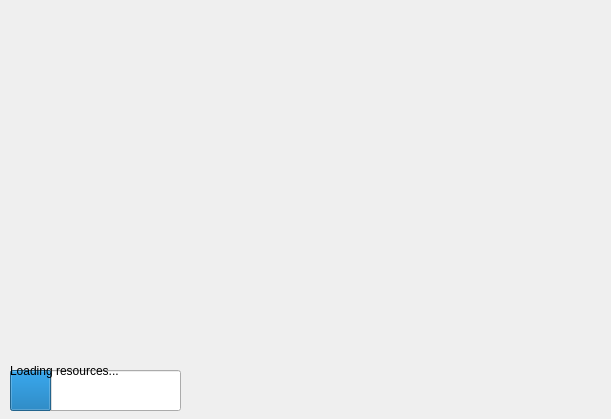
<?xml version="1.0" encoding="UTF-8"?>
<ui version="4.0">
    <class>view::SplashScreen::nativeSplash</class>
    <widget class="QWidget" name="view::SplashScreen::nativeSplash">
        <property name="geometry">
            <rect>
                <x>0</x>
                <y>0</y>
                <width>611</width>
                <height>419</height>
            </rect>
        </property>
        <property name="windowTitle">
            <string>nativeSplash</string>
        </property>
        <property name="styleSheet">
            <string notr="true"/>
        </property>
        <widget class="QLabel" name="label">
            <property name="geometry">
                <rect>
                    <x>0</x>
                    <y>-60</y>
                    <width>221</width>
                    <height>221</height>
                </rect>
            </property>
            <property name="sizePolicy">
                <sizepolicy hsizetype="Preferred" vsizetype="Preferred">
                    <horstretch>1</horstretch>
                    <verstretch>1</verstretch>
                </sizepolicy>
            </property>
            <property name="text">
                <string/>
            </property>
            <property name="pixmap">
                <pixmap resource="../../assets/Logo/LogoResource.qrc">:/Logo1.png</pixmap>
            </property>
            <property name="scaledContents">
                <bool>true</bool>
            </property>
        </widget>
        <widget class="QLabel" name="label_2">
            <property name="geometry">
                <rect>
                    <x>200</x>
                    <y>0</y>
                    <width>551</width>
                    <height>431</height>
                </rect>
            </property>
            <property name="styleSheet">
                <string notr="true">QLabel {
                                border-radius: 20px;
                                background-clip: content-box;
                                }
                            </string>
            </property>
            <property name="text">
                <string/>
            </property>
            <property name="pixmap">
                <pixmap resource="../../assets/LandScapes/LandScape.qrc">:/landscape/BB1msMpB.jpg</pixmap>
            </property>
        </widget>
        <widget class="QProgressBar" name="progressBar">
            <property name="geometry">
                <rect>
                    <x>10</x>
                    <y>370</y>
                    <width>171</width>
                    <height>41</height>
                </rect>
            </property>
            <property name="styleSheet">
                <string notr="true"/>
            </property>
            <property name="value">
                <number>24</number>
            </property>
            <property name="textVisible">
                <bool>false</bool>
            </property>
        </widget>
        <widget class="QLabel" name="label_3">
            <property name="geometry">
                <rect>
                    <x>10</x>
                    <y>360</y>
                    <width>151</width>
                    <height>21</height>
                </rect>
            </property>
            <property name="text">
                <string>Loading resources...</string>
            </property>
        </widget>
    </widget>
    <resources>
        <include location="../../assets/Logo/LogoResource.qrc"/>
        <include location="../../assets/LandScapes/LandScape.qrc"/>
    </resources>
    <connections/>
</ui>
